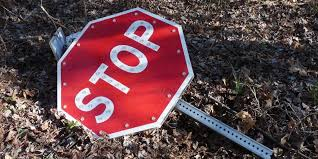
#> input picture computer_vision/PS2_export/ps02/input_images/img-5-a-1.png, 318 x 159 px, given in place of simple_tl.png, which was not available
$ python experiment.py
#> lines starting #> are read from the running program, lines starting #| are printed output that depends on the picture; after the words box and inside, x2 and y2 are one past the last pixel; in counts of white or black regions, pixels touching at a corner belong together; pictures that were not available may be replaced by others from this repository, and a replacement may not be noted
### computer_vision/PS2_export/ps02/ps2.py
"""
CS6476 Problem Set 2 imports. Only Numpy and cv2 are allowed.
"""
import cv2

import numpy as np
import math

#
# def show_image(name, img):
#     cv2.imshow(name, img)
#     cv2.waitKey(0)

BLUR = False

def traffic_light_detection(img_in, radii_range):
    """Finds the coordinates of a traffic light image given a radii
    range.

    Use the radii range to find the circles in the traffic light and
    identify which of them represents the yellow light.

    Analyze the states of all three lights and determine whether the
    traffic light is red, yellow, or green. This will be referred to
    as the 'state'.

    It is recommended you use Hough tools to find these circles in
    the image.

    The input image may be just the traffic light with a white
    background or a larger image of a scene containing a traffic
    light.

    Args:
        img_in (numpy.array): image containing a traffic light.
        radii_range (list): range of radii values to search for.

    Returns:
        tuple: 2-element tuple containing:
        coordinates (tuple): traffic light center using the (x, y)
                             convention.
        state (str): traffic light state. A value in {'red', 'yellow',
                     'green'}
    """

    image_copy = img_in.copy()
    state = None
    yellow_light_tuple = None
    gray = image_copy[:,:,2]  # filter out red
    ksize = (6,6)
    gray_blurred = cv2.blur(gray, ksize)
    circles_found = cv2.HoughCircles(image=gray_blurred, method=cv2.HOUGH_GRADIENT, dp=1, minDist=min(radii_range), param1=70, param2=20, minRadius=min(radii_range), maxRadius=max(radii_range))
    found_light = False
    r_light_y =0
    r_light_x = 0

    g_light_x =0
    g_light_y = 0
    if circles_found is not None:
        detected_circles = np.uint16(np.around(circles_found))[0]

        if detected_circles is not None:
            # g_light_y = detected_circles.max(axis=0)[1]  # look at the max y
            # r_light_y = detected_circles.min(axis=0)[1]  # look at the min y
            for (x, y, r) in detected_circles:
                #  the yellow light is in between green and red

                if image_copy[y, x][0] < 35 and image_copy[y, x][1] > 105 and image_copy[y, x][2] < 30:
                    if image_copy[y+r+3, x+r+3][0] < 80 and image_copy[y+r+3, x+r+3][1] < 80 and image_copy[y+r+3, x+r+3][2] < 80:

                        g_light_y = y
                        g_light_x = x
                # elif y == detected_circles.min(axis=0)[1]:  # look at the min y (red)
                elif image_copy[y, x][0] < 35 and image_copy[y, x][1] < 35 and image_copy[y, x][2] > 100:
                    if image_copy[y+r+3, x+r+3][0] < 80 and image_copy[y+r+3, x+r+3][1] < 80 and image_copy[y+r+3, x+r+3][2] < 80:
                        r_light_y = y
                        r_light_x = x
            potential_yellow = []
            yellow_light_tuple = (0,0)
            for (x, y, r) in detected_circles:
                for ranger in range(0, 5, 1):
                    if x == (g_light_x + ranger) or x == (g_light_x - ranger):
                        potential_yellow.append((x,y))
                        found_light = True

            if not found_light:
                for (x, y, r) in detected_circles:
                    for ranger in range(0, 5, 1):
                        if x == (r_light_x + ranger) or x == (r_light_x - ranger):
                            potential_yellow.append((x, y))
                            found_light = True

            # if r_light_y - 10 < y < g_light_y + 10:
            #     cv2.circle(image_copy, ((x + 12, y + 12)), 1, (255, 255, 255), 10)
            #
            #         # import pdb
            #         # pdb.set_trace()
            #         if image_copy[y, x][0] < 30 and image_copy[y, x][1] > 100 and image_copy[y, x][2] > 100:

            if found_light:
                for yellow in potential_yellow:
                    donex = yellow[0]
                    doney = yellow[1]
                    if image_copy[doney, donex][0] < 35 and image_copy[doney, donex][1] > 50 and image_copy[doney, donex][2] > 50:
                        yellow_light_tuple = yellow

                if image_copy[r_light_y, r_light_x][0] < 5 and image_copy[r_light_y, r_light_x][1] < 5 and image_copy[r_light_y, r_light_x][2] > 250:
                    state = 'red'

                if image_copy[g_light_y, g_light_x][0] < 5 and image_copy[g_light_y, g_light_x][1] > 250 and image_copy[g_light_y, g_light_x][2] < 5:
                    state = 'green'
                if image_copy[yellow_light_tuple[1], yellow_light_tuple[0]][1] > 220 and \
                        image_copy[yellow_light_tuple[1], yellow_light_tuple[0]][2] > 200 and \
                        image_copy[yellow_light_tuple[1], yellow_light_tuple[0]][0] < 25:
                    state = "yellow"

    return (yellow_light_tuple, state)


# [555 lines left out: functions yield_sign_detection, stop_sign_detection, warning_sign_detection, construction_sign_detection, do_not_enter_sign_detection, traffic_sign_detection and 2 more, not called in this run]

### computer_vision/PS2_export/ps02/experiment.py
"""
CS6476: Problem Set 2 Experiment file

This script contains a series of function calls that run your ps2
implementation and output images so you can verify your results.
"""


import cv2

import ps2


def draw_tl_center(image_in, center, state):
    """Marks the center of a traffic light image and adds coordinates
    with the state of the current image

    Use OpenCV drawing functions to place a marker that represents the
    traffic light center. Additionally, place text using OpenCV tools
    that show the numerical and string values of the traffic light
    center and state. Use the following format:

        ((x-coordinate, y-coordinate), 'color')

    See OpenCV's drawing functions:
    http://docs.opencv.org/2.4/modules/core/doc/drawing_functions.html

    Make sure the font size is large enough so that the text in the
    output image is legible.
    Args:
        image_in (numpy.array): input image.
        center (tuple): center numeric values.
        state (str): traffic light state values can be: 'red',
                     'yellow', 'green'.

    Returns:
        numpy.array: output image showing a marker representing the
        traffic light center and text that presents the numerical
        coordinates with the traffic light state.
    """
    image_copy = image_in.copy()
    cv2.circle(image_copy, center, 1, (0, 0, 0), 2)
    adjusted = (center[0] + 2, center[1])
    cv2.putText(image_copy, text=str(center) + ', ' + state, org=adjusted, fontFace=cv2.FONT_HERSHEY_PLAIN,
                fontScale=1, color=(0, 0, 0))
    return image_copy


# [34 lines left out: function mark_traffic_signs, not called in this run]

def part_1():

    input_images = ['simple_tl', 'scene_tl_1', 'scene_tl_2', 'scene_tl_3']
    output_labels = ['ps2-1-a-1', 'ps2-1-a-2', 'ps2-1-a-3', 'ps2-1-a-4']

    # Define a radii range, you may define a smaller range based on your
    # observations.
    radii_range = range(10, 30, 1)

    for img_in, label in zip(input_images, output_labels):

        tl = cv2.imread("input_images/{}.png".format(img_in))
#> tl is the input picture: shape (159, 318, 3); mean B, G, R 73.2, 67.8, 99.4
        coords, state = ps2.traffic_light_detection(tl, radii_range)
#> in traffic_light_detection, `gray = image_copy[:,:,2]`:
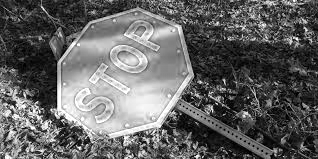
#> gray: shape (159, 318); min 0, max 255, mean 99.4
#> in traffic_light_detection, `gray_blurred = cv2.blur(gray, ksize)`:
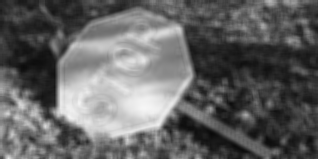
#> gray_blurred: shape (159, 318); min 9, max 246, mean 99.4
#> in traffic_light_detection, `circles_found = cv2.HoughCircles(image=gray_blurred, method=cv2.HOUGH_..`: circles_found = 19 rows, first 8: [232.5, 101.5, 25.1], [132.5, 51.5, 19.4], [185.5, 116.5, 21.7], [29.5, 128.5, 16], [17.5, 136.5, 19.4], [144.5, 110.5, 27.3], [264.5, 15.5, 17.3], [100.5, 38.5, 20.7]
#> in traffic_light_detection, `detected_circles = np.uint16(np.around(circles_found))[0]`: detected_circles = 19 rows, first 8: [232, 102, 25], [132, 52, 19], [186, 116, 22], [30, 128, 16], [18, 136, 19], [144, 110, 27], [264, 16, 17], [100, 38, 21]
#> the loop in traffic_light_detection, `for (x, y, r) in detected_circles:` made 19 passes
#> (x, y, r) on passes 1 to 12: (232, 102, 25), (132, 52, 19), (186, 116, 22), (30, 128, 16), (18, 136, 19), (144, 110, 27), (264, 16, 17), (100, 38, 21), (268, 94, 17), (254, 20, 14), (152, 136, 14), (284, 112, 13)
#> after the loop in traffic_light_detection, `for (x, y, r) in detected_circles:`: potential_yellow = []
#> coords = (0, 0)

        img_out = draw_tl_center(tl, coords, state)
#> in draw_tl_center, `cv2.circle(image_copy, center, 1, (0, 0, 0), 2)`: image_copy: shape (159, 318, 3); 0.02% of pixels changed, all inside (x1, y1, x2, y2) = (0, 0, 3, 3)
#> in draw_tl_center, `adjusted = (center[0] + 2, center[1])`: adjusted = (2, 0)
        cv2.imwrite("{}.png".format(label), img_out)


# [73 lines left out: functions part_2, part_3, part_4, part_5a, part_5b, not called in this run]

if __name__ == '__main__':
#> (the run stopped early here; a loop or call above may not have finished)

$ run again, on computer_vision/PS2_export/ps02/input_images/img-5-b-2.png
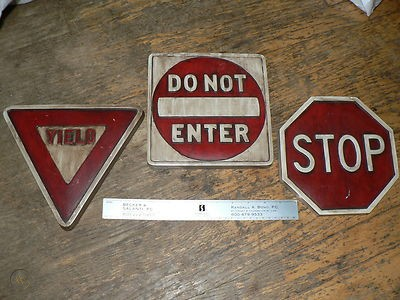
#> input picture computer_vision/PS2_export/ps02/input_images/img-5-b-2.png, 400 x 300 px, given in place of simple_tl.png, which was not available
#> in part_1, tl is the input picture: shape (300, 400, 3); mean B, G, R 84.6, 102.6, 124.2
#> in traffic_light_detection, `gray = image_copy[:,:,2]`:
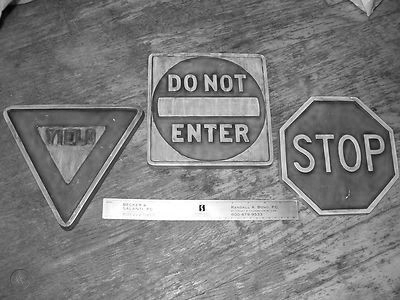
#> gray: shape (300, 400); min 0, max 255, mean 124.2
#> in traffic_light_detection, `gray_blurred = cv2.blur(gray, ksize)`:
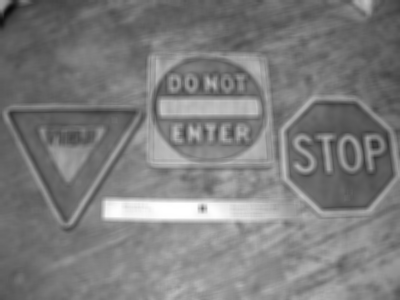
#> gray_blurred: shape (300, 400); min 9, max 255, mean 124.2
#> circles_found = 33 rows, first 8: [304.5, 162.5, 27.3], [272.5, 200.5, 27.3], [305.5, 140.5, 27.3], [195.5, 142.5, 28.4], [178.5, 139.5, 25], [225.5, 136.5, 22.9], [216.5, 78.5, 27.3], [165.5, 138.5, 22.9]
#> detected_circles = 33 rows, first 8: [304, 162, 27], [272, 200, 27], [306, 140, 27], [196, 142, 28], [178, 140, 25], [226, 136, 23], [216, 78, 27], [166, 138, 23]
#> the loop in traffic_light_detection, `for (x, y, r) in detected_circles:` made 33 passes
#> after the loop in traffic_light_detection, `for (x, y, r) in detected_circles:`: potential_yellow = []
#> coords = (0, 0)
#> image_copy: shape (300, 400, 3); 0.01% of pixels changed, all inside (x1, y1, x2, y2) = (0, 0, 3, 3)
#> adjusted = (2, 0)

$ run again, on computer_vision/PS2_export/ps02/input_images/img-5-b-3.png
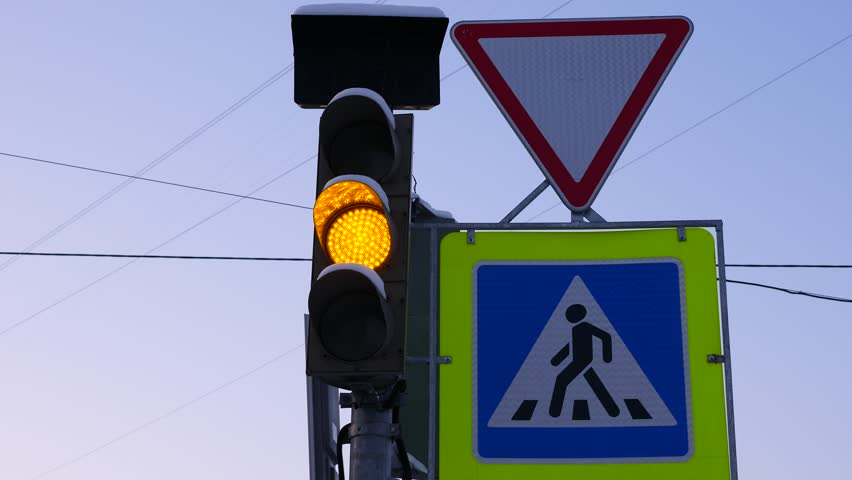
#> input picture computer_vision/PS2_export/ps02/input_images/img-5-b-3.png, 852 x 480 px, given in place of simple_tl.png, which was not available
#> in part_1, tl is the input picture: shape (480, 852, 3); mean B, G, R 163, 139.6, 131
#> in traffic_light_detection, `gray = image_copy[:,:,2]`:
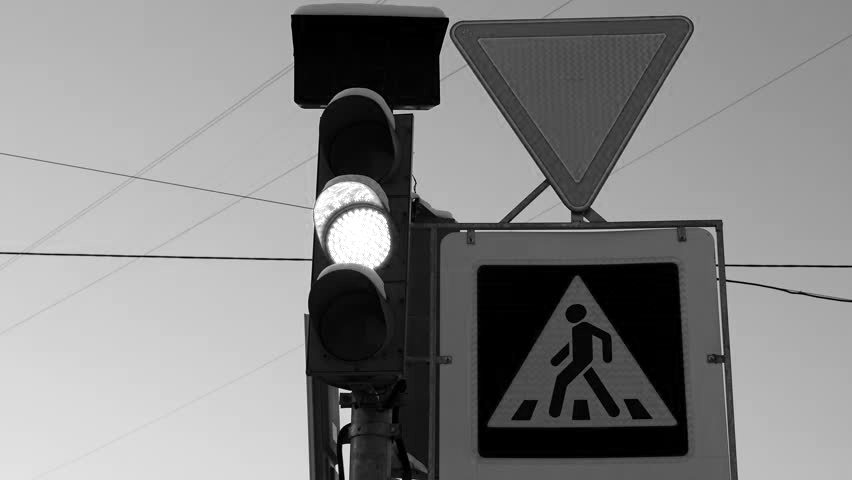
#> gray: shape (480, 852); min 0, max 255, mean 131
#> in traffic_light_detection, `gray_blurred = cv2.blur(gray, ksize)`:
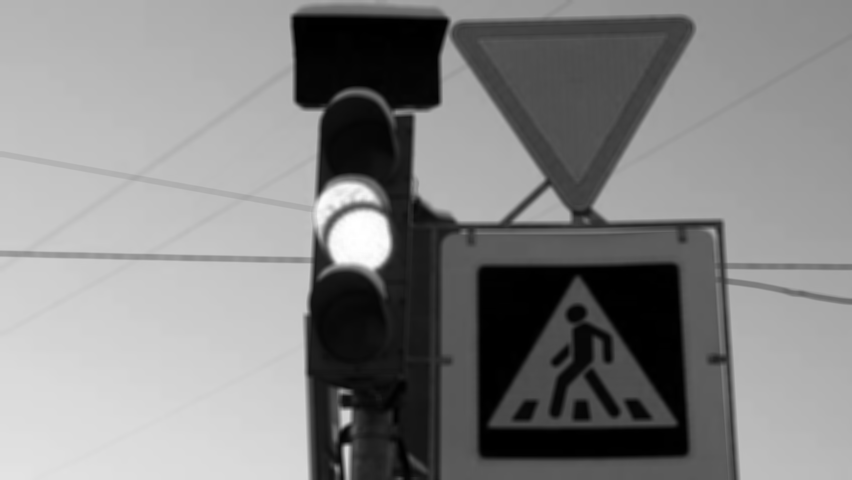
#> gray_blurred: shape (480, 852); min 0, max 255, mean 131
#> circles_found = [[576.5, 315.5, 10.35], [463.5, 33.5, 14.7]]
#> detected_circles = [[576, 316, 10], [464, 34, 15]]
#> the loop in traffic_light_detection, `for (x, y, r) in detected_circles:` made 2 passes
#> after the loop in traffic_light_detection, `for (x, y, r) in detected_circles:`: potential_yellow = []
#> coords = (0, 0)
#> image_copy: shape (480, 852, 3); under 0.01% of pixels changed, all inside (x1, y1, x2, y2) = (0, 0, 3, 3)
#> adjusted = (2, 0)
